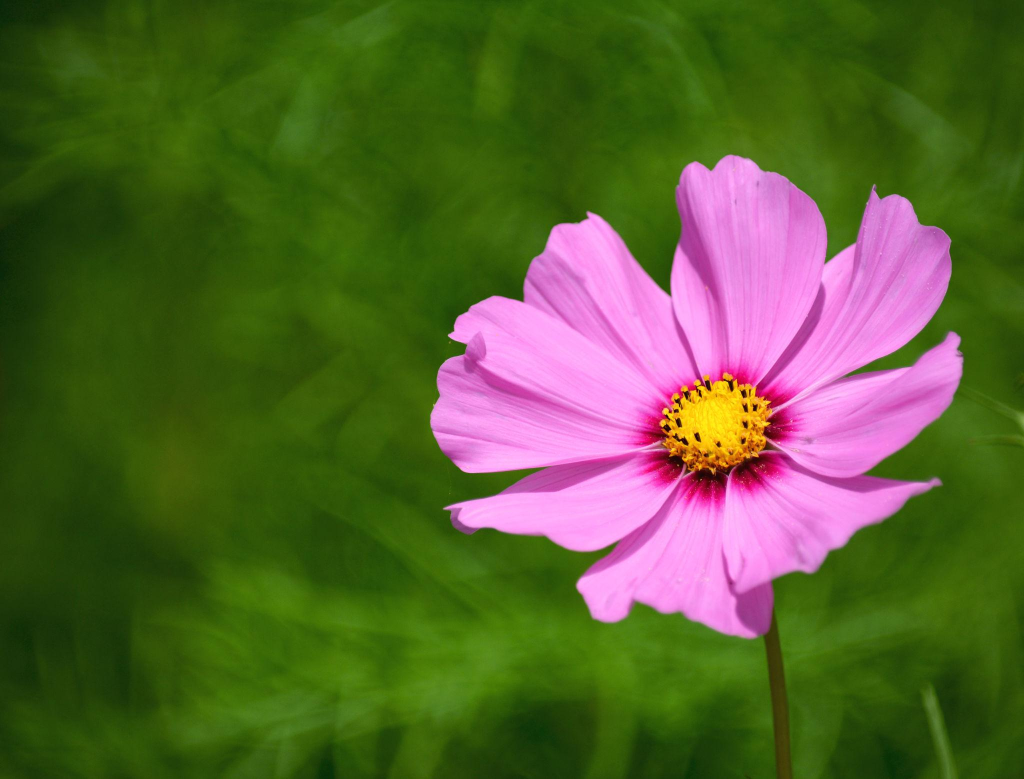
#> input picture exp11/sample.jpg, 2048 x 1558 px, found by its file name (shown at 1/2 size)
$ python '180 degree rotation.py'
#> lines starting #> are read from the running program, lines starting #| are printed output that depends on the picture
import cv2

import os

def rotate_image_180(image_path):
    # 1. Verify if the file exists at your absolute path
    if not os.path.exists(image_path):
        print(f"\n[ERROR] Input image not found at: '{image_path}'")
        print("Please verify that your 'sample' image is copied inside your 'exp11' folder.")
        return

    # 2. Read the input image
    image = cv2.imread(image_path)
#> image is the input picture: shape (1558, 2048, 3); mean B, G, R 49.1, 97.3, 88.3
    if image is None:
        print("[ERROR] Could not decode or load the image file format.")
        return

    # 3. Perform a 180-degree rotation
    # cv2.ROTATE_180 flips the image completely upside down
    rotated_image = cv2.rotate(image, cv2.ROTATE_180)
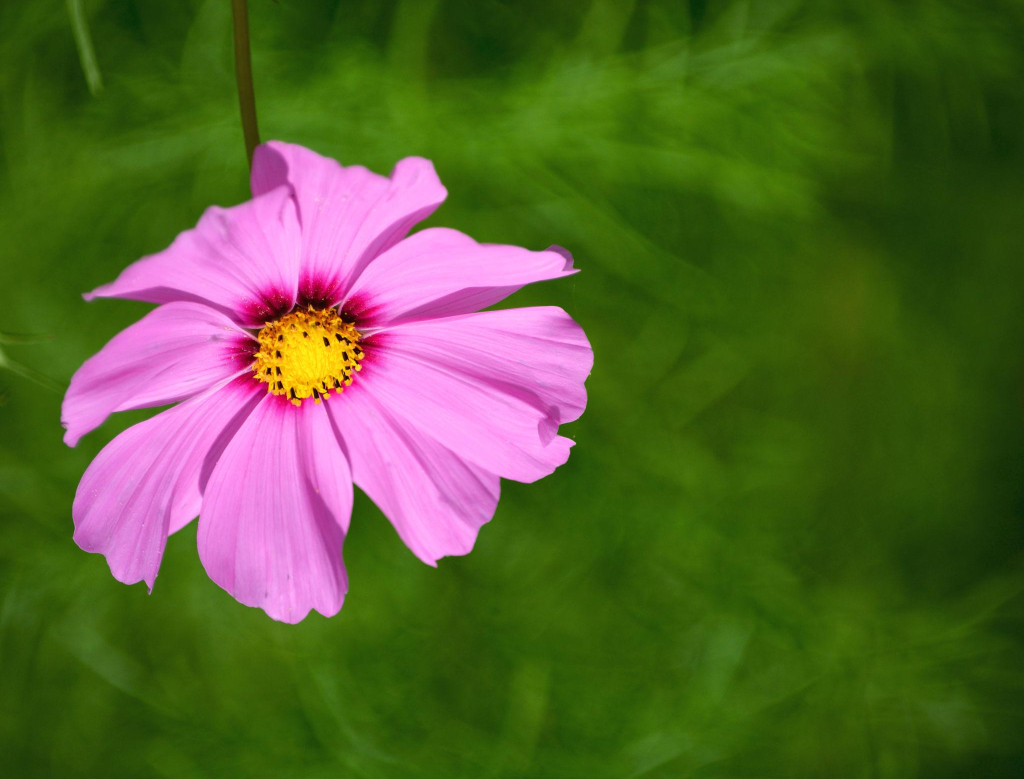
#> rotated_image: shape (1558, 2048, 3) (shown at 1/2 size); mean B, G, R 49.1, 97.3, 88.3

    # 4. Resize both images so they fit nicely on your laptop screen
    screen_width, screen_height = 500, 400
    display_original = cv2.resize(image, (screen_width, screen_height))
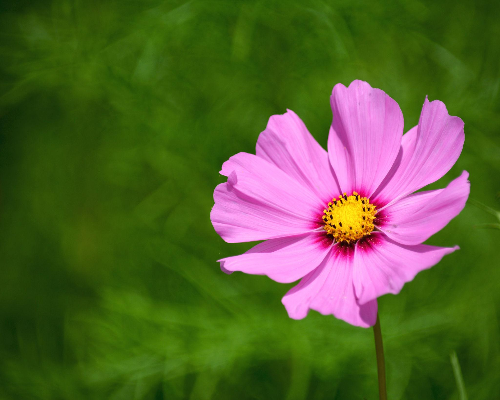
#> display_original: shape (400, 500, 3); mean B, G, R 49.1, 97.2, 88.3
    display_rotated = cv2.resize(rotated_image, (screen_width, screen_height))
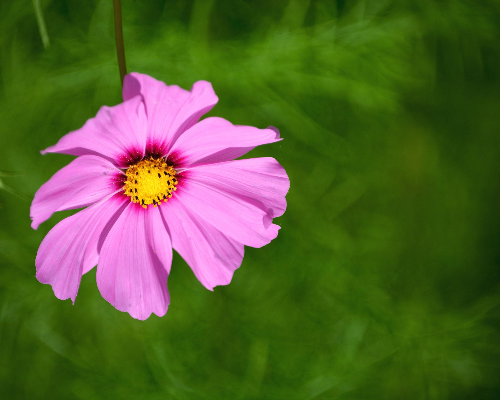
#> display_rotated: shape (400, 500, 3); mean B, G, R 49.1, 97.2, 88.3

    # 5. Display the original and rotated images
    print("Displaying windows... Press any key inside the image windows to close.")
    cv2.imshow("Original Image", display_original)
    cv2.imshow("180-Degree Rotated", display_rotated)

    # Wait until a key is pressed, then release system windows
    cv2.waitKey(0)
    cv2.destroyAllWindows()
    print("Image 180-degree rotation completed successfully.")

if __name__ == "__main__":
    # --- HARDFACED PATH SYSTEM FOR EXP11 ---
    # Points directly to the file named 'sample.jpg' inside your new exp11 folder
    input_image = r"C:\collage\courses\ITA0517 COMPUTERVISION\LAB EXPERIMENTS CODES\exp11\sample.jpg"

    rotate_image_180(input_image)
